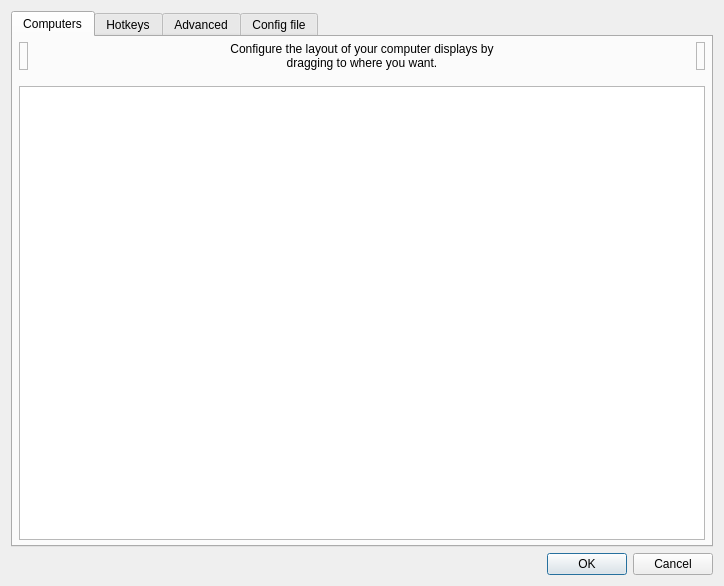
<?xml version="1.0" encoding="UTF-8"?>
<ui version="4.0">
 <class>ServerConfigDialog</class>
 <widget class="QDialog" name="ServerConfigDialog">
  <property name="geometry">
   <rect>
    <x>0</x>
    <y>0</y>
    <width>724</width>
    <height>586</height>
   </rect>
  </property>
  <property name="minimumSize">
   <size>
    <width>0</width>
    <height>0</height>
   </size>
  </property>
  <property name="windowTitle">
   <string>Server Configuration</string>
  </property>
  <layout class="QVBoxLayout">
   <item>
    <widget class="QTabWidget" name="tabWidget">
     <widget class="QWidget" name="tabComputers">
      <attribute name="title">
       <string>Computers</string>
      </attribute>
      <layout class="QVBoxLayout">
       <property name="leftMargin">
        <number>6</number>
       </property>
       <property name="topMargin">
        <number>5</number>
       </property>
       <property name="rightMargin">
        <number>6</number>
       </property>
       <property name="bottomMargin">
        <number>5</number>
       </property>
       <item>
        <layout class="QHBoxLayout" name="layoutComputers">
         <property name="spacing">
          <number>6</number>
         </property>
         <item>
          <widget class="TrashScreenWidget" name="lblRemoveScreen">
           <property name="acceptDrops">
            <bool>true</bool>
           </property>
           <property name="toolTip">
            <string>Drag a computer from the grid to the trashcan to remove it.</string>
           </property>
           <property name="frameShape">
            <enum>QFrame::Shape::StyledPanel</enum>
           </property>
           <property name="frameShadow">
            <enum>QFrame::Shadow::Raised</enum>
           </property>
          </widget>
         </item>
         <item>
          <spacer name="horizontalSpacer_21">
           <property name="orientation">
            <enum>Qt::Orientation::Horizontal</enum>
           </property>
           <property name="sizeHint" stdset="0">
            <size>
             <width>40</width>
             <height>20</height>
            </size>
           </property>
          </spacer>
         </item>
         <item>
          <widget class="QLabel" name="label_2">
           <property name="sizePolicy">
            <sizepolicy hsizetype="Preferred" vsizetype="Preferred">
             <horstretch>1</horstretch>
             <verstretch>0</verstretch>
            </sizepolicy>
           </property>
           <property name="maximumSize">
            <size>
             <width>310</width>
             <height>16777215</height>
            </size>
           </property>
           <property name="text">
            <string>Configure the layout of your computer displays by dragging to where you want.</string>
           </property>
           <property name="alignment">
            <set>Qt::AlignmentFlag::AlignCenter</set>
           </property>
           <property name="wordWrap">
            <bool>true</bool>
           </property>
           <property name="indent">
            <number>-1</number>
           </property>
          </widget>
         </item>
         <item>
          <spacer name="horizontalSpacer_22">
           <property name="orientation">
            <enum>Qt::Orientation::Horizontal</enum>
           </property>
           <property name="sizeHint" stdset="0">
            <size>
             <width>40</width>
             <height>20</height>
            </size>
           </property>
          </spacer>
         </item>
         <item>
          <widget class="NewScreenWidget" name="lblNewScreen">
           <property name="toolTip">
            <string>Drag to the grid to add a new computer.</string>
           </property>
           <property name="frameShape">
            <enum>QFrame::Shape::StyledPanel</enum>
           </property>
           <property name="frameShadow">
            <enum>QFrame::Shadow::Raised</enum>
           </property>
          </widget>
         </item>
        </layout>
       </item>
       <item>
        <spacer name="verticalSpacer">
         <property name="orientation">
          <enum>Qt::Orientation::Vertical</enum>
         </property>
         <property name="sizeType">
          <enum>QSizePolicy::Policy::Fixed</enum>
         </property>
         <property name="sizeHint" stdset="0">
          <size>
           <width>20</width>
           <height>10</height>
          </size>
         </property>
        </spacer>
       </item>
       <item>
        <widget class="ScreenSetupView" name="screenSetupView">
         <property name="sizePolicy">
          <sizepolicy hsizetype="MinimumExpanding" vsizetype="Expanding">
           <horstretch>0</horstretch>
           <verstretch>0</verstretch>
          </sizepolicy>
         </property>
         <property name="acceptDrops">
          <bool>true</bool>
         </property>
         <property name="autoFillBackground">
          <bool>false</bool>
         </property>
        </widget>
       </item>
      </layout>
     </widget>
     <widget class="QWidget" name="tabHotkeys">
      <attribute name="title">
       <string>Hotkeys</string>
      </attribute>
      <layout class="QHBoxLayout" name="_2">
       <item>
        <widget class="QGroupBox" name="groupHotkeys">
         <property name="title">
          <string>&amp;Hotkeys</string>
         </property>
         <layout class="QGridLayout" name="_3">
          <item row="0" column="0" rowspan="4">
           <widget class="QListWidget" name="listHotkeys"/>
          </item>
          <item row="0" column="1">
           <widget class="QPushButton" name="btnNewHotkey">
            <property name="enabled">
             <bool>true</bool>
            </property>
            <property name="text">
             <string>&amp;New</string>
            </property>
            <property name="icon">
             <iconset theme="QIcon::ThemeIcon::ListAdd"/>
            </property>
           </widget>
          </item>
          <item row="1" column="1">
           <widget class="QPushButton" name="btnEditHotkey">
            <property name="enabled">
             <bool>false</bool>
            </property>
            <property name="text">
             <string>&amp;Edit</string>
            </property>
            <property name="icon">
             <iconset theme="document-edit"/>
            </property>
           </widget>
          </item>
          <item row="2" column="1">
           <widget class="QPushButton" name="btnRemoveHotkey">
            <property name="enabled">
             <bool>false</bool>
            </property>
            <property name="text">
             <string>&amp;Remove</string>
            </property>
            <property name="icon">
             <iconset theme="QIcon::ThemeIcon::ListRemove"/>
            </property>
           </widget>
          </item>
          <item row="3" column="1">
           <spacer name="hotkeySpacer">
            <property name="orientation">
             <enum>Qt::Orientation::Vertical</enum>
            </property>
            <property name="sizeHint" stdset="0">
             <size>
              <width>75</width>
              <height>161</height>
             </size>
            </property>
           </spacer>
          </item>
         </layout>
        </widget>
       </item>
       <item>
        <widget class="QGroupBox" name="groupActions">
         <property name="font">
          <font>
           <kerning>true</kerning>
          </font>
         </property>
         <property name="title">
          <string>A&amp;ctions</string>
         </property>
         <layout class="QGridLayout">
          <item row="0" column="0" rowspan="4">
           <widget class="QListWidget" name="listActions"/>
          </item>
          <item row="0" column="1">
           <widget class="QPushButton" name="btnNewAction">
            <property name="enabled">
             <bool>false</bool>
            </property>
            <property name="text">
             <string>Ne&amp;w</string>
            </property>
            <property name="icon">
             <iconset theme="QIcon::ThemeIcon::ListAdd"/>
            </property>
           </widget>
          </item>
          <item row="1" column="1">
           <widget class="QPushButton" name="btnEditAction">
            <property name="enabled">
             <bool>false</bool>
            </property>
            <property name="text">
             <string>E&amp;dit</string>
            </property>
            <property name="icon">
             <iconset theme="document-edit"/>
            </property>
           </widget>
          </item>
          <item row="2" column="1">
           <widget class="QPushButton" name="btnRemoveAction">
            <property name="enabled">
             <bool>false</bool>
            </property>
            <property name="text">
             <string>Re&amp;move</string>
            </property>
            <property name="icon">
             <iconset theme="QIcon::ThemeIcon::ListRemove"/>
            </property>
           </widget>
          </item>
          <item row="3" column="1">
           <spacer name="actionSpacer">
            <property name="orientation">
             <enum>Qt::Orientation::Vertical</enum>
            </property>
            <property name="sizeHint" stdset="0">
             <size>
              <width>20</width>
              <height>40</height>
             </size>
            </property>
           </spacer>
          </item>
         </layout>
        </widget>
       </item>
      </layout>
     </widget>
     <widget class="QWidget" name="tabAdvanced">
      <attribute name="title">
       <string>Advanced</string>
      </attribute>
      <layout class="QVBoxLayout" name="verticalLayout_2">
       <property name="leftMargin">
        <number>15</number>
       </property>
       <property name="topMargin">
        <number>15</number>
       </property>
       <property name="rightMargin">
        <number>15</number>
       </property>
       <property name="bottomMargin">
        <number>15</number>
       </property>
       <item>
        <widget class="QGroupBox" name="groupMisc">
         <property name="font">
          <font>
           <kerning>false</kerning>
          </font>
         </property>
         <property name="title">
          <string>&amp;Misc</string>
         </property>
         <layout class="QVBoxLayout" name="verticalLayout_4">
          <property name="leftMargin">
           <number>6</number>
          </property>
          <property name="topMargin">
           <number>6</number>
          </property>
          <property name="rightMargin">
           <number>6</number>
          </property>
          <property name="bottomMargin">
           <number>6</number>
          </property>
          <item>
           <widget class="QCheckBox" name="cbDisableLockToComputer">
            <property name="text">
             <string>Disable lock to computer (scroll lock key)</string>
            </property>
           </widget>
          </item>
          <item>
           <widget class="QCheckBox" name="cbDefaultLockToComputerState">
            <property name="text">
             <string>Enable lock to computer at startup</string>
            </property>
           </widget>
          </item>
          <item>
           <widget class="QCheckBox" name="cbRelativeMouseMoves">
            <property name="enabled">
             <bool>true</bool>
            </property>
            <property name="text">
             <string>Use &amp;relative mouse movements</string>
            </property>
           </widget>
          </item>
          <item>
           <widget class="QCheckBox" name="cbWin32KeepForeground">
            <property name="enabled">
             <bool>true</bool>
            </property>
            <property name="text">
             <string>Don't take &amp;foreground window (Windows only)</string>
            </property>
           </widget>
          </item>
          <item>
           <layout class="QHBoxLayout" name="layoutClipboard">
            <item>
             <widget class="QCheckBox" name="cbEnableClipboard">
              <property name="sizePolicy">
               <sizepolicy hsizetype="Minimum" vsizetype="Preferred">
                <horstretch>0</horstretch>
                <verstretch>0</verstretch>
               </sizepolicy>
              </property>
              <property name="text">
               <string>Enable clipboard sharing</string>
              </property>
              <property name="checked">
               <bool>true</bool>
              </property>
             </widget>
            </item>
            <item>
             <spacer name="horizontalSpacer">
              <property name="orientation">
               <enum>Qt::Orientation::Horizontal</enum>
              </property>
              <property name="sizeHint" stdset="0">
               <size>
                <width>40</width>
                <height>20</height>
               </size>
              </property>
             </spacer>
            </item>
            <item>
             <widget class="QLabel" name="label_7">
              <property name="text">
               <string>Limit to:</string>
              </property>
             </widget>
            </item>
            <item>
             <widget class="QSpinBox" name="sbClipboardSizeLimit">
              <property name="enabled">
               <bool>false</bool>
              </property>
              <property name="sizePolicy">
               <sizepolicy hsizetype="Maximum" vsizetype="Fixed">
                <horstretch>0</horstretch>
                <verstretch>0</verstretch>
               </sizepolicy>
              </property>
              <property name="suffix">
               <string>MB</string>
              </property>
              <property name="maximum">
               <number>10000</number>
              </property>
              <property name="value">
               <number>100</number>
              </property>
             </widget>
            </item>
            <item>
             <spacer name="horizontalSpacer_3">
              <property name="orientation">
               <enum>Qt::Orientation::Horizontal</enum>
              </property>
              <property name="sizeType">
               <enum>QSizePolicy::Policy::Fixed</enum>
              </property>
              <property name="sizeHint" stdset="0">
               <size>
                <width>50</width>
                <height>20</height>
               </size>
              </property>
             </spacer>
            </item>
           </layout>
          </item>
         </layout>
        </widget>
       </item>
       <item>
        <widget class="QGroupBox" name="groupSwitch">
         <property name="font">
          <font>
           <kerning>true</kerning>
          </font>
         </property>
         <property name="title">
          <string>&amp;Switching</string>
         </property>
         <layout class="QVBoxLayout">
          <property name="spacing">
           <number>6</number>
          </property>
          <property name="leftMargin">
           <number>6</number>
          </property>
          <property name="topMargin">
           <number>6</number>
          </property>
          <property name="rightMargin">
           <number>6</number>
          </property>
          <property name="bottomMargin">
           <number>6</number>
          </property>
          <item>
           <layout class="QHBoxLayout" name="_5">
            <item>
             <widget class="QCheckBox" name="cbSwitchDelay">
              <property name="enabled">
               <bool>true</bool>
              </property>
              <property name="text">
               <string>Switch &amp;after waiting</string>
              </property>
             </widget>
            </item>
            <item>
             <spacer name="spacerSwitchWait">
              <property name="orientation">
               <enum>Qt::Orientation::Horizontal</enum>
              </property>
              <property name="sizeHint" stdset="0">
               <size>
                <width>40</width>
                <height>20</height>
               </size>
              </property>
             </spacer>
            </item>
            <item>
             <widget class="QSpinBox" name="sbSwitchDelay">
              <property name="enabled">
               <bool>false</bool>
              </property>
              <property name="sizePolicy">
               <sizepolicy hsizetype="Maximum" vsizetype="Fixed">
                <horstretch>0</horstretch>
                <verstretch>0</verstretch>
               </sizepolicy>
              </property>
              <property name="suffix">
               <string>ms</string>
              </property>
              <property name="minimum">
               <number>10</number>
              </property>
              <property name="maximum">
               <number>10000</number>
              </property>
              <property name="singleStep">
               <number>10</number>
              </property>
              <property name="value">
               <number>250</number>
              </property>
             </widget>
            </item>
            <item>
             <spacer name="spacerSwitchWait_2">
              <property name="orientation">
               <enum>Qt::Orientation::Horizontal</enum>
              </property>
              <property name="sizeType">
               <enum>QSizePolicy::Policy::Fixed</enum>
              </property>
              <property name="sizeHint" stdset="0">
               <size>
                <width>50</width>
                <height>20</height>
               </size>
              </property>
             </spacer>
            </item>
           </layout>
          </item>
          <item>
           <layout class="QHBoxLayout" name="_6">
            <item>
             <widget class="QCheckBox" name="cbSwitchDoubleTap">
              <property name="enabled">
               <bool>true</bool>
              </property>
              <property name="text">
               <string>Switch on double &amp;tap within</string>
              </property>
             </widget>
            </item>
            <item>
             <spacer name="spacerDoubleTap">
              <property name="orientation">
               <enum>Qt::Orientation::Horizontal</enum>
              </property>
              <property name="sizeHint" stdset="0">
               <size>
                <width>40</width>
                <height>20</height>
               </size>
              </property>
             </spacer>
            </item>
            <item>
             <widget class="QSpinBox" name="sbSwitchDoubleTap">
              <property name="enabled">
               <bool>false</bool>
              </property>
              <property name="sizePolicy">
               <sizepolicy hsizetype="Maximum" vsizetype="Fixed">
                <horstretch>0</horstretch>
                <verstretch>0</verstretch>
               </sizepolicy>
              </property>
              <property name="suffix">
               <string>ms</string>
              </property>
              <property name="minimum">
               <number>10</number>
              </property>
              <property name="maximum">
               <number>10000</number>
              </property>
              <property name="singleStep">
               <number>10</number>
              </property>
              <property name="value">
               <number>250</number>
              </property>
             </widget>
            </item>
            <item>
             <spacer name="spacerDoubleTap_2">
              <property name="orientation">
               <enum>Qt::Orientation::Horizontal</enum>
              </property>
              <property name="sizeType">
               <enum>QSizePolicy::Policy::Fixed</enum>
              </property>
              <property name="sizeHint" stdset="0">
               <size>
                <width>50</width>
                <height>20</height>
               </size>
              </property>
             </spacer>
            </item>
           </layout>
          </item>
         </layout>
        </widget>
       </item>
       <item>
        <widget class="QGroupBox" name="groupNetwork">
         <property name="title">
          <string>&amp;Network</string>
         </property>
         <layout class="QVBoxLayout" name="verticalLayout_5">
          <property name="leftMargin">
           <number>6</number>
          </property>
          <property name="topMargin">
           <number>6</number>
          </property>
          <property name="rightMargin">
           <number>6</number>
          </property>
          <property name="bottomMargin">
           <number>6</number>
          </property>
          <item>
           <widget class="QWidget" name="widgetHeartbeat" native="true">
            <layout class="QHBoxLayout" name="groupHeartbeat">
             <property name="spacing">
              <number>9</number>
             </property>
             <property name="leftMargin">
              <number>1</number>
             </property>
             <item>
              <widget class="QCheckBox" name="cbHeartbeat">
               <property name="enabled">
                <bool>true</bool>
               </property>
               <property name="whatsThis">
                <string>&lt;html&gt;&lt;head/&gt;&lt;body&gt;&lt;p&gt;Enables the network heartbeat to ping clients every &lt;span style=&quot; font-style:italic;&quot;&gt;n&lt;/span&gt; seconds. This may help to diagnose network problems by retrying the connection if the client becomes unresponsive.&lt;/p&gt;&lt;/body&gt;&lt;/html&gt;</string>
               </property>
               <property name="text">
                <string>&amp;Check clients every</string>
               </property>
              </widget>
             </item>
             <item>
              <spacer name="spacerNetwork">
               <property name="orientation">
                <enum>Qt::Orientation::Horizontal</enum>
               </property>
               <property name="sizeHint" stdset="0">
                <size>
                 <width>40</width>
                 <height>20</height>
                </size>
               </property>
              </spacer>
             </item>
             <item>
              <widget class="QSpinBox" name="sbHeartbeat">
               <property name="enabled">
                <bool>false</bool>
               </property>
               <property name="sizePolicy">
                <sizepolicy hsizetype="Maximum" vsizetype="Fixed">
                 <horstretch>0</horstretch>
                 <verstretch>0</verstretch>
                </sizepolicy>
               </property>
               <property name="suffix">
                <string>ms</string>
               </property>
               <property name="minimum">
                <number>1000</number>
               </property>
               <property name="maximum">
                <number>30000</number>
               </property>
               <property name="singleStep">
                <number>1000</number>
               </property>
               <property name="value">
                <number>5000</number>
               </property>
              </widget>
             </item>
             <item>
              <spacer name="spacerNetwork_2">
               <property name="orientation">
                <enum>Qt::Orientation::Horizontal</enum>
               </property>
               <property name="sizeType">
                <enum>QSizePolicy::Policy::Fixed</enum>
               </property>
               <property name="sizeHint" stdset="0">
                <size>
                 <width>50</width>
                 <height>20</height>
                </size>
               </property>
              </spacer>
             </item>
            </layout>
           </widget>
          </item>
          <item>
           <layout class="QHBoxLayout" name="horizontalLayout_5">
            <item>
             <widget class="QLabel" name="labelProtocol">
              <property name="whatsThis">
               <string>&lt;html&gt;&lt;head/&gt;&lt;body&gt;&lt;p&gt;Enables compatibility with programs that use either the Synergy or Barrier protocols:&lt;/p&gt;&lt;ul style=&quot;margin-top: 0px; margin-bottom: 0px; margin-left: 0px; margin-right: 0px; -qt-list-indent: 1;&quot;&gt;&lt;li style=&quot; margin-top:12px; margin-bottom:0px; margin-left:0px; margin-right:0px; -qt-block-indent:0; text-indent:0px;&quot;&gt;Synergy 3 uses the Synergy protocol.&lt;/li&gt;&lt;li style=&quot; margin-top:0px; margin-bottom:12px; margin-left:0px; margin-right:0px; -qt-block-indent:0; text-indent:0px;&quot;&gt;Barrier, Input-Leap and Synergy 1 uses the Barrier protocol.&lt;/li&gt;&lt;/ul&gt;&lt;p&gt;A Deskflow client will automatically use either the Synergy or Barrier protocol depending on the server protocol.&lt;/p&gt;&lt;/body&gt;&lt;/html&gt;</string>
              </property>
              <property name="text">
               <string>Network protocol</string>
              </property>
             </widget>
            </item>
            <item>
             <widget class="QRadioButton" name="rbProtocolSynergy">
              <property name="text">
               <string notr="true">Synergy</string>
              </property>
              <property name="checked">
               <bool>true</bool>
              </property>
             </widget>
            </item>
            <item>
             <widget class="QRadioButton" name="rbProtocolBarrier">
              <property name="text">
               <string notr="true">Barrier</string>
              </property>
             </widget>
            </item>
           </layout>
          </item>
         </layout>
        </widget>
       </item>
      </layout>
     </widget>
     <widget class="QWidget" name="tabConfigFile">
      <property name="sizePolicy">
       <sizepolicy hsizetype="Preferred" vsizetype="Preferred">
        <horstretch>0</horstretch>
        <verstretch>0</verstretch>
       </sizepolicy>
      </property>
      <attribute name="title">
       <string>Config file</string>
      </attribute>
      <layout class="QVBoxLayout" name="verticalLayout">
       <property name="topMargin">
        <number>20</number>
       </property>
       <item>
        <widget class="QLabel" name="label_5">
         <property name="font">
          <font>
           <pointsize>18</pointsize>
           <bold>true</bold>
          </font>
         </property>
         <property name="text">
          <string>Core server config file</string>
         </property>
         <property name="textFormat">
          <enum>Qt::TextFormat::PlainText</enum>
         </property>
         <property name="alignment">
          <set>Qt::AlignmentFlag::AlignCenter</set>
         </property>
        </widget>
       </item>
       <item>
        <widget class="QLabel" name="label_6">
         <property name="text">
          <string>Use a server config file to create complex computer layouts that are not possible with the simple grid-based computer layout editor.

Enabling this setting will disable the server config GUI.</string>
         </property>
         <property name="textFormat">
          <enum>Qt::TextFormat::MarkdownText</enum>
         </property>
         <property name="alignment">
          <set>Qt::AlignmentFlag::AlignCenter</set>
         </property>
         <property name="wordWrap">
          <bool>true</bool>
         </property>
        </widget>
       </item>
       <item>
        <spacer name="verticalSpacer_4">
         <property name="orientation">
          <enum>Qt::Orientation::Vertical</enum>
         </property>
         <property name="sizeType">
          <enum>QSizePolicy::Policy::Maximum</enum>
         </property>
         <property name="sizeHint" stdset="0">
          <size>
           <width>20</width>
           <height>30</height>
          </size>
         </property>
        </spacer>
       </item>
       <item>
        <widget class="QGroupBox" name="groupExternalConfig">
         <property name="title">
          <string>Use a server config file</string>
         </property>
         <property name="checkable">
          <bool>true</bool>
         </property>
         <property name="checked">
          <bool>false</bool>
         </property>
         <layout class="QHBoxLayout" name="horizontalLayout">
          <item>
           <widget class="QWidget" name="widgetExternalConfigControls" native="true">
            <property name="enabled">
             <bool>false</bool>
            </property>
            <layout class="QHBoxLayout" name="horizontalLayout_2">
             <property name="leftMargin">
              <number>0</number>
             </property>
             <property name="topMargin">
              <number>0</number>
             </property>
             <property name="rightMargin">
              <number>0</number>
             </property>
             <property name="bottomMargin">
              <number>0</number>
             </property>
             <item>
              <widget class="QLabel" name="labelConfigFile">
               <property name="sizePolicy">
                <sizepolicy hsizetype="Maximum" vsizetype="Preferred">
                 <horstretch>0</horstretch>
                 <verstretch>0</verstretch>
                </sizepolicy>
               </property>
               <property name="minimumSize">
                <size>
                 <width>96</width>
                 <height>0</height>
                </size>
               </property>
               <property name="text">
                <string>Config file path</string>
               </property>
              </widget>
             </item>
             <item>
              <spacer name="horizontalSpacer_6">
               <property name="orientation">
                <enum>Qt::Orientation::Horizontal</enum>
               </property>
               <property name="sizeType">
                <enum>QSizePolicy::Policy::Fixed</enum>
               </property>
               <property name="sizeHint" stdset="0">
                <size>
                 <width>13</width>
                 <height>20</height>
                </size>
               </property>
              </spacer>
             </item>
             <item>
              <widget class="QLineEdit" name="lineConfigFile">
               <property name="sizePolicy">
                <sizepolicy hsizetype="Minimum" vsizetype="Fixed">
                 <horstretch>0</horstretch>
                 <verstretch>0</verstretch>
                </sizepolicy>
               </property>
               <property name="minimumSize">
                <size>
                 <width>180</width>
                 <height>0</height>
                </size>
               </property>
              </widget>
             </item>
             <item>
              <widget class="QPushButton" name="btnBrowseConfigFile">
               <property name="sizePolicy">
                <sizepolicy hsizetype="Fixed" vsizetype="Fixed">
                 <horstretch>0</horstretch>
                 <verstretch>0</verstretch>
                </sizepolicy>
               </property>
               <property name="minimumSize">
                <size>
                 <width>0</width>
                 <height>0</height>
                </size>
               </property>
               <property name="cursor">
                <cursorShape>PointingHandCursor</cursorShape>
               </property>
               <property name="text">
                <string/>
               </property>
               <property name="flat">
                <bool>true</bool>
               </property>
              </widget>
             </item>
            </layout>
           </widget>
          </item>
         </layout>
        </widget>
       </item>
       <item>
        <spacer name="verticalSpacer_1">
         <property name="orientation">
          <enum>Qt::Orientation::Vertical</enum>
         </property>
         <property name="sizeHint" stdset="0">
          <size>
           <width>20</width>
           <height>40</height>
          </size>
         </property>
        </spacer>
       </item>
      </layout>
     </widget>
    </widget>
   </item>
   <item>
    <widget class="QDialogButtonBox" name="buttonBox">
     <property name="orientation">
      <enum>Qt::Orientation::Horizontal</enum>
     </property>
     <property name="standardButtons">
      <set>QDialogButtonBox::StandardButton::Cancel|QDialogButtonBox::StandardButton::Ok</set>
     </property>
    </widget>
   </item>
  </layout>
 </widget>
 <customwidgets>
  <customwidget>
   <class>ScreenSetupView</class>
   <extends>QTableView</extends>
   <header>widgets/ScreenSetupView.h</header>
   <container>1</container>
  </customwidget>
  <customwidget>
   <class>TrashScreenWidget</class>
   <extends>QLabel</extends>
   <header>widgets/TrashScreenWidget.h</header>
  </customwidget>
  <customwidget>
   <class>NewScreenWidget</class>
   <extends>QLabel</extends>
   <header>widgets/NewScreenWidget.h</header>
  </customwidget>
 </customwidgets>
 <tabstops>
  <tabstop>screenSetupView</tabstop>
  <tabstop>listHotkeys</tabstop>
  <tabstop>btnNewHotkey</tabstop>
  <tabstop>btnEditHotkey</tabstop>
  <tabstop>btnRemoveHotkey</tabstop>
  <tabstop>listActions</tabstop>
  <tabstop>btnNewAction</tabstop>
  <tabstop>btnEditAction</tabstop>
  <tabstop>btnRemoveAction</tabstop>
  <tabstop>cbSwitchDelay</tabstop>
  <tabstop>sbSwitchDelay</tabstop>
  <tabstop>cbSwitchDoubleTap</tabstop>
  <tabstop>sbSwitchDoubleTap</tabstop>
  <tabstop>cbEnableClipboard</tabstop>
  <tabstop>sbClipboardSizeLimit</tabstop>
  <tabstop>cbHeartbeat</tabstop>
  <tabstop>sbHeartbeat</tabstop>
  <tabstop>cbRelativeMouseMoves</tabstop>
  <tabstop>tabWidget</tabstop>
 </tabstops>
 <resources/>
 <connections/>
</ui>
